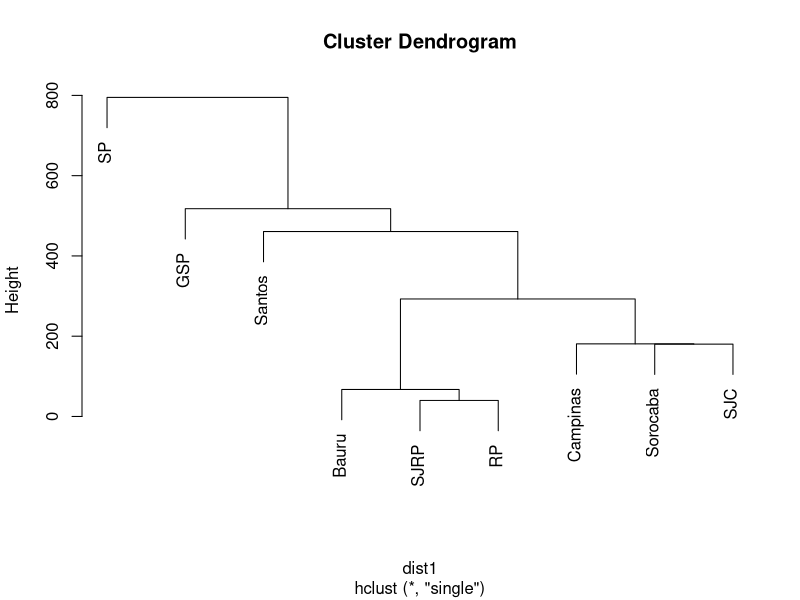
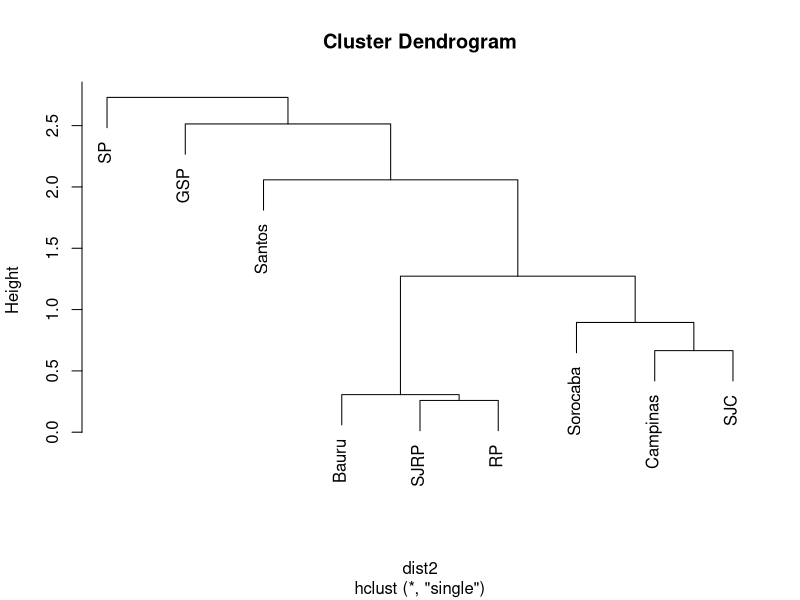
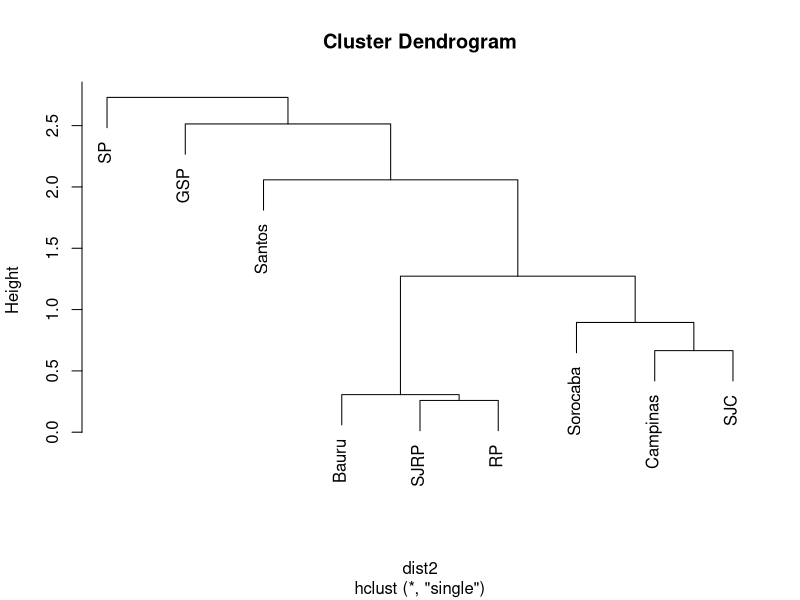
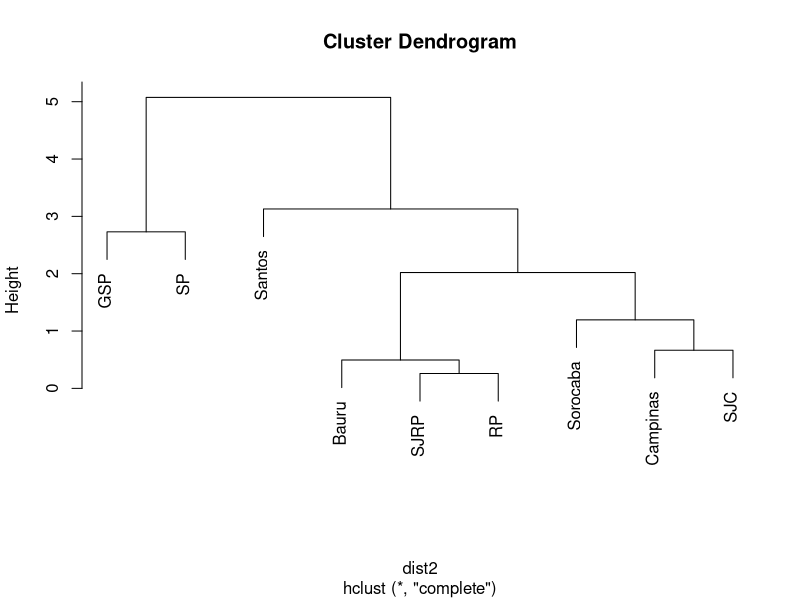
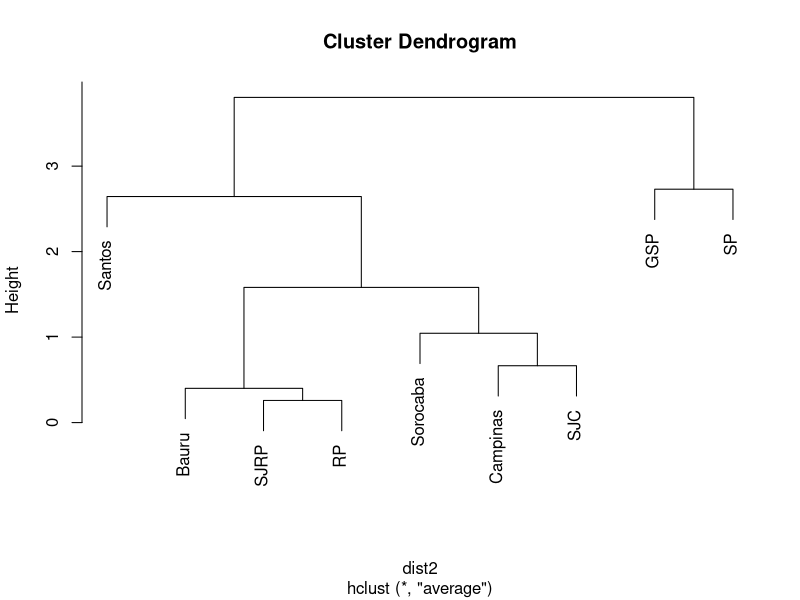
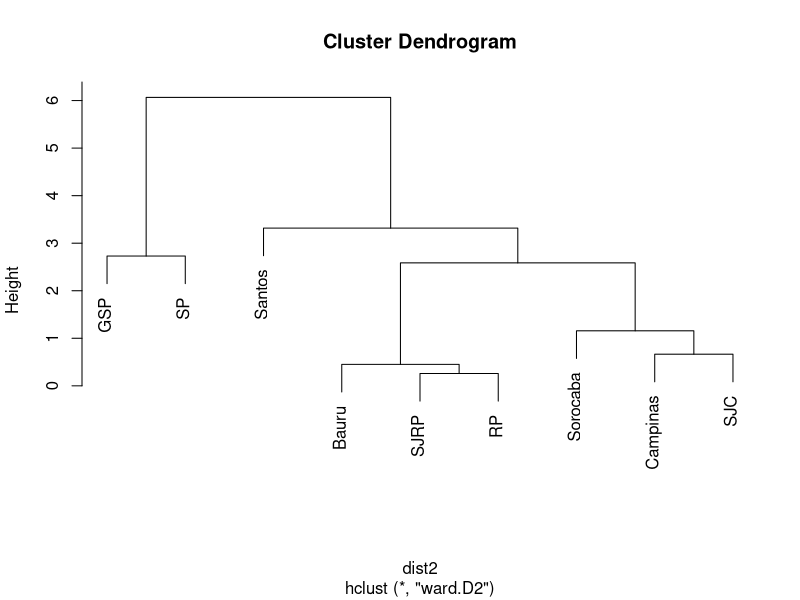
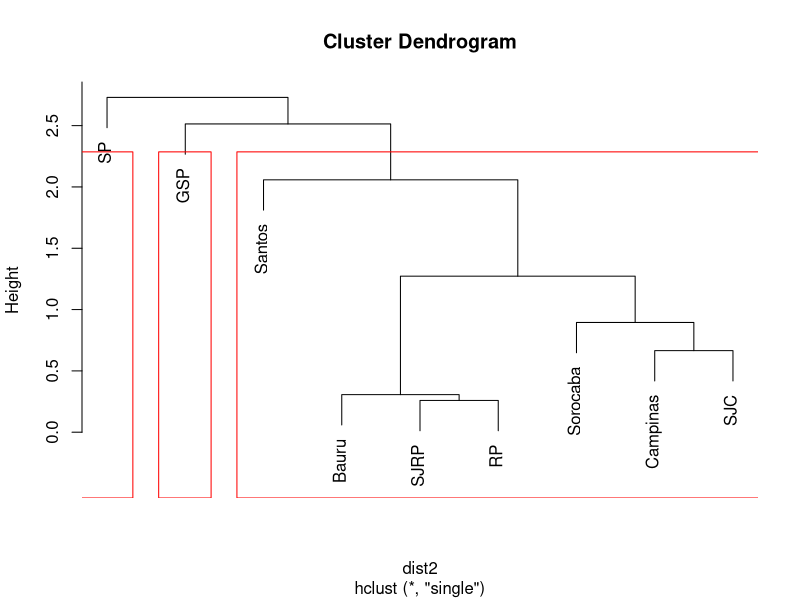
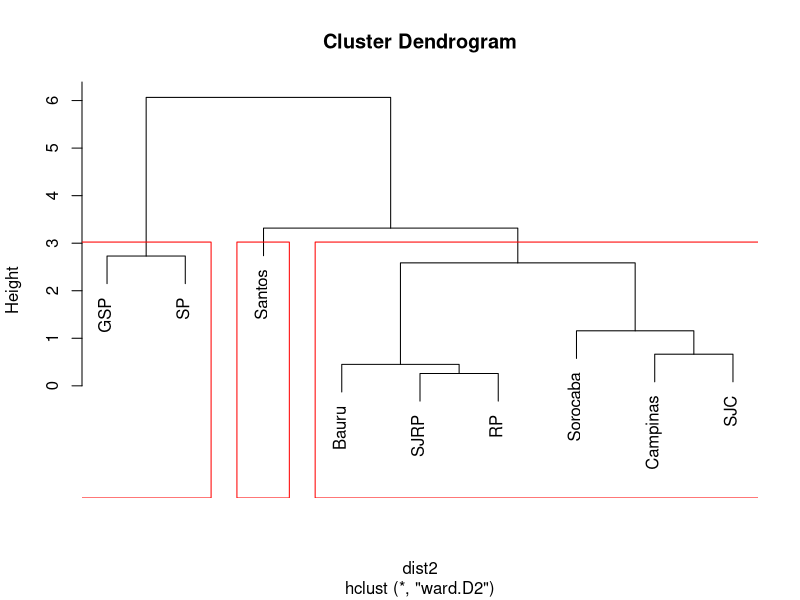

Reproduce these figures in R, in order.
###############################################################
# Análise de Dados como Método de Apoio às Políticas Públicas #
# Analise Multivariada                                        #
# Análise de Cluster                                          #
# Prof. Adriana Andrade - UFRRJ                               #
##############################################################


# Exemplo - Dados de Criminalidade SP -----------------------------------

# HD = homicidio doloso
# F = furto
# R = roubo
# RFV = roubo e furto de veiculos
# Regiao = c("SJRP", "RP", "Bauru", "Campinas", "Sorocaba", "SJC", "GSP", "SP", "Santos")

# Arrumacao do arquivo
data_crimes <-data.frame(
  HD = c(10.85, 14.13, 8.62, 23.04, 16.04, 25.39, 42.55, 43.74, 42.86),
  F = c(1500.8, 1496.07, 1448.79, 1277.33, 1204.02, 1292.91, 797.16, 1190.94, 1590.66), 
  R = c(149.35, 187.99, 130.97, 424.87, 214.36, 358.39, 520.73, 1139.52, 721.9),
  RFV = c(108.38, 116.66, 69.98, 435.75, 207.06, 268.24, 602.63, 909.21, 275.89))
row.names(data_crimes) <- c("SJRP", "RP", "Bauru", "Campinas", "Sorocaba", "SJC", "GSP", "SP", "Santos")
str(data_crimes)    

# Aglomeracao por metodos hierarquicos ------------------------------------

# Avaliacao das Distancias ------------------------------------------------

# 1 # Licacao Simples - Distancia Euclidiana
dist1 <- dist(data_crimes , method = 'euclidean')
hc1 <- hclust(dist1,method="single")
plot(hc1) #dendograma

# 2 # Licacao Simples - Distancia Euclidiana dados padronizados
data_crimes_z <- as.data.frame(scale(data_crimes))
dist2 <- dist(data_crimes_z, upper = FALSE,method="euclidean")
hc1.1 <- hclust(dist2,method="single")
plot(hc1.1) #dendograma

# Avaliacao dos Metodos de Ligacao ----------------------------------------

# 1 # Licacao Simples - Distancia Euclidiana dados padronizados
hc_simples <- hclust(dist2,method="single")
hc_simples$height ## descreve medida de fusao
plot(hc_simples)  ## dendograma

# 2 # Ligacao Completa - Distancia Euclidiana dados padronizados
hc_completa <- hclust(dist2,method="complete") 
hc_completa$height
plot(hc_completa)

# 3 # Ligacao media - Distancia Euclidiana dados padronizados
hc_media <- hclust(dist2,method="average")
hc_media$height 
plot(hc_media)

# 4 # Metodo Ward -Distancia Euclidiana dados padronizados
hc_ward <- hclust(dist2,method="ward.D2")
hc_ward$height 
plot(hc_ward)

# Detalhamento da analise -------------------------------------------------

plot(hc_simples)
rect.hclust(hc_simples, k=3, border="red")
groups1 <- cutree(hc_simples, k=3)
groups1
ind1 <- row.names(data_crimes)
tab_simples <- table(ind1,groups1)

plot(hc_ward)
rect.hclust(hc_ward, k=3, border="red")
groups2 <- cutree(hc_ward, k=3)
groups2
ind2 <- row.names(data_crimes)
tab_ward <- table(ind2,groups2)


# VALIDACAO ---------------------------------------------------------------

### Correlacao Cofenetica

# Obtencao da matriz cofenetica

(coef.hc_simples <- cophenetic(hc_simples))
(coef.hc_completa <- cophenetic(hc_completa))
(coef.hc_media <- cophenetic(hc_media))
(coef.hc_ward <- cophenetic(hc_ward))

# correlacao
cor(dist2,coef.hc_simples)
cor(dist2,coef.hc_completa)
cor(dist2,coef.hc_media)
cor(dist2,coef.hc_ward)


# Exemplo 2 - dataset USArrest --------------------------------------------

data_usarrets <- USArrests
data_usarrets_z <- as.data.frame(scale(data_usarrets)) #Padronizacao

## Calculo das distancias
dist_e <- dist(data_usarrets_z, upper = FALSE,method="euclidean")

## Aplicar método de ligação

# Podemos testar os quatro métodos. 
hc <- hclust(dist_e, method = "single")

## Metodo Escolhido: Ligacao Completa
hc_usarrests_completa <- hclust(dist_e, method = "complete")
plot(hc_usarrests_completa)
rect.hclust(hc_usarrests_completa, k=4, border="red")
grupos <- cutree(hc_usarrests_completa, k=4)
grupos 
table(grupos)

state <- row.names(data_usarrets)
df_grupo <- as.data.frame(state,grupos)
df_grupo$cluster <- row.names(df_grupo)

# Validacao Exemplo 2 -----------------------------------------------------

# Correlacao Cofenetica
# Obtencao da matriz cofenetica
coef.hc_completa_usarrests <- cophenetic(hc_usarrests_completa)
# correlacao
cor(dist_e,coef.hc_completa_usarrests)

# Silhueta
library(cluster)
# Calcular a pontuação de silhueta
# Essa medida utiliza o vetor de grupos criados com o corte do dendograma
silhueta_usarrests <- silhouette(grupos, dist_e)
summary(silhueta_usarrests)

# Visualizar o gráfico de silhuetas
plot(silhueta_usarrests, col=1:4) 


# Refinando a analise -----------------------------------------------------

# Preparacao do dataset original para receber o resultado do agrupamento

data_usarrets$state <- row.names(data_usarrets)
data_cluster <- merge(data_usarrets,df_grupo, by="state")

# Analise descritiva dos grupos
table(data_cluster$state,sort(data_cluster$cluster))
boxplot(data_cluster$Murder~data_cluster$cluster)
m1 <- aov(data_cluster$Murder~data_cluster$cluster)
summary(m1)

kruskal.test(data_cluster$Murder~data_cluster$cluster)


# Agrupamento Não Hierárquico: k-means ------------------------------------
set.seed(123)
km.usarrests <- kmeans(data_usarrets_z,
                       centers=4)
km.usarrests

km.usarrests$totss
km.usarrests$tot.withinss
km.usarrests$betweenss
km.usarrests$withinss


# Inserir agrupamento no dataset
data_usarrets$cluster <- km.usarrests$cluster

plot(data_usarrets$cluster,data_usarrets$Murder,
     pch=20,
     col=data_usarrets$cluster)

boxplot(data_usarrets$Murder~data_usarrets$cluster)


# Grafico scree plot

# Numero maximo de cluster para testar
n_clusters <- 6

# Initialize total within sum of squares error: wss
wss <- numeric(n_clusters)

set.seed(123)

# Look over 1 to n possible clusters
for (i in 1:n_clusters) {
  # Fit the model: km.out
  km.out <- kmeans(data_usarrets_z, centers = i, nstart = 10)
  # Save the within cluster sum of squares
  wss[i] <- km.out$tot.withinss
}
          
# Scree plot
wss_df <- data.frame(clusters = 1:n_clusters, wss = wss)      

plot(wss_df,
     type = "l",
     main = "Scree plot - wss")
